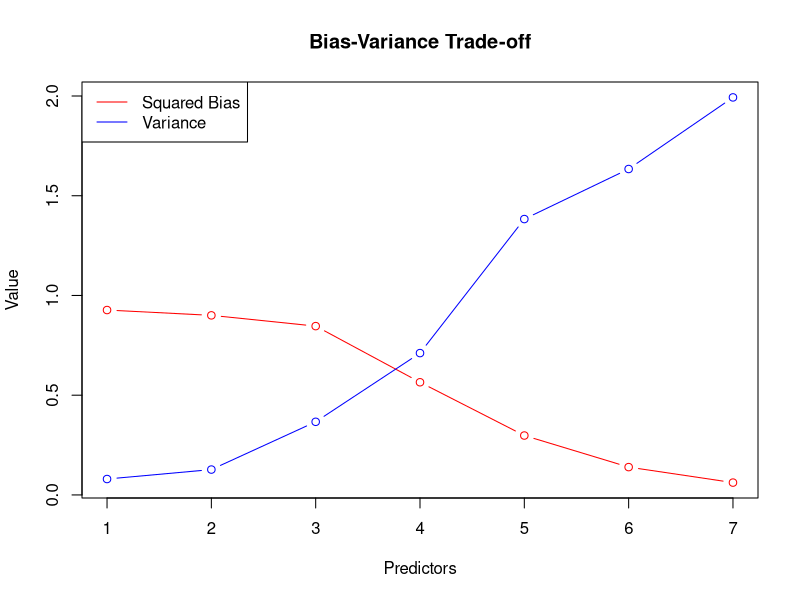
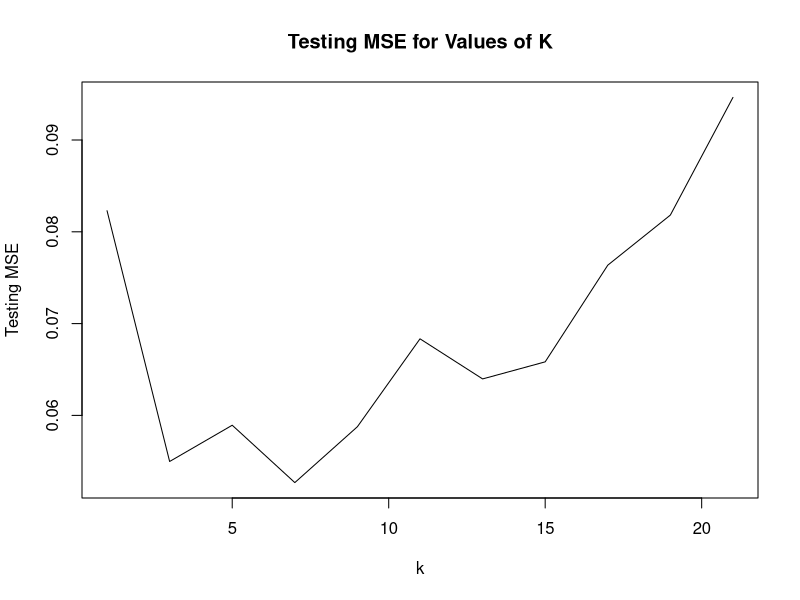

These charts were generated, in order, by the following R code:
## ---- chunk 1
knitr::opts_chunk$set(echo = TRUE)
library(tidyverse)
## ---- chunk 2
# set seed for reproducibility
set.seed(405568250)
## ---- chunk 3
# generate testing samples
xtesting = runif(50000, -2*pi, 2*pi)
ytesting = sin(xtesting) + cos(xtesting)

# for storage
ypredict = matrix(0, 7, 50000)
ypredict.sq = matrix(0, 7, 50000)
## ---- chunk 4
# generate training data
for (i in 1:1000) {
  xtraining = runif(30, -2*pi, 2*pi)
  ytraining = sin(xtraining) + cos(xtraining) + rnorm(30, 0, 0.5) # epsilon (noise)

  for (d in 1:7) { # d is amount of predictors
    # fitting model
    fitted_model = lm(ytraining ~ poly(xtraining, degree = d, raw = TRUE, simple = TRUE))
    # calculate predicted for the testing samples
    pred = fitted_model$coefficients[1] + poly(xtesting, degree = d, raw = TRUE, simple = TRUE) %*% fitted_model$coefficients[2:(d+1)]
    # store our predicted y values
    ypredict[d, ] = ypredict[d, ] + pred
    ypredict.sq[d, ] = ypredict.sq[d, ] + pred^2
  }
}

# calculate expected prediction
ypredict = ypredict/1000 
ypredict.sq = ypredict.sq/1000
## ---- chunk 5
square.bias = rep(0, 7)
variance = rep(0, 7)
for (d in 1:7){
  square.bias[d] = mean((ypredict[d, ] - ytesting)^2)
  variance[d] = mean(ypredict.sq[d, ] - ypredict[d, ]^2)
}

matplot(cbind(square.bias, variance), type = "b", col = c('red', 'blue'), pch = 1, lty = 1,
  xlab = "Predictors", ylab = "Value",
  main = "Bias-Variance Trade-off")
legend("topleft", legend = c("Squared Bias", "Variance"), lty = 1, col = c('red', 'blue'))
## ---- chunk 6
# measure euclidean distance
dist_func = function(a, b){
  return(sqrt(sum((a - b)^2)))
}
## ---- chunk 7
knn = function(train, test, k = 3) {
  # Create an empty vector to store the MSE for each testing sample
  mse_vector = numeric(nrow(test))
  
  # KNN Algorithm
  for (i in 1:nrow(test)) {
    # current sample
    test_sample = test[i,1:2]
    
    # we can calculate the distance between our sample with every other data point and store it     in distances
    distances = numeric(nrow(train))
    for (j in 1:nrow(train)) {
      distances[j] = dist_func(test_sample, train[j, 1:2])
    }
    
    # find the K-nearest neighbors 
    indices = order(distances)[1:k]
    # average of their labels as the prediction
    mse_vector[i] = mean(train[indices, 3])
  }
  mse = mean((mse_vector - test[,3])^2)
  return(mse)
}
## ---- chunk 8
# set seed for reproducibility
set.seed(123)

# generate training data
x1_train = runif(600, 1, 2)
x2_train = runif(600, 1, 2)
y_train = x1_train^2 + x2_train^2 + x1_train^3 + x2_train^3 + rnorm(600, 0, 0.1)
train = cbind(x1_train, x2_train, y_train)

# generate testing data
x1_test = runif(200, 1, 2)
x2_test = runif(200, 1, 2)
y_test = x1_test^2 + x2_test^2 + x1_test^3 + x2_test^3 + rnorm(200, 0, 0.1)
test = cbind(x1_test, x2_test, y_test)
## ---- chunk 9
# initialize k and vector for testing error
k = seq(1, 21, by = 2)
test_error = numeric(length(k))

# obtaining and storing testing errors
for (i in 1:length(k)) {
  test_error[i] = knn(train, test, k[i])
}

# printing our accuracies and visualization
print(1 - test_error)
plot(k, test_error, type = 'l', main = 'Testing MSE for Values of K', ylab = 'Testing MSE')
